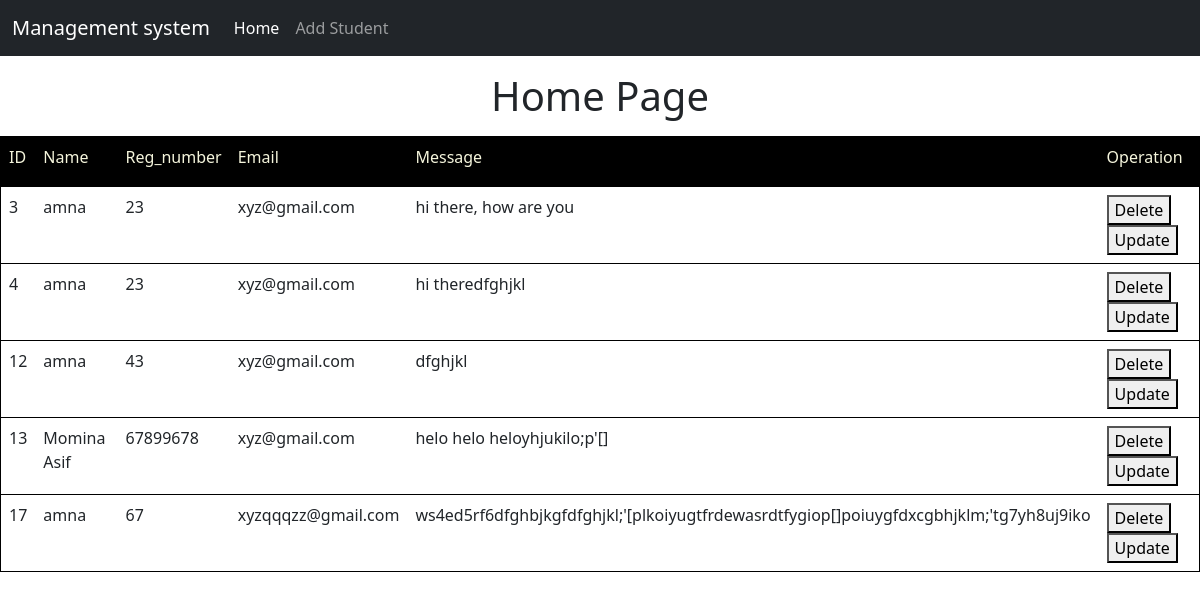
/crud/, run on the app's committed database.
### WEB/models.py (models this page shows)
class student(models.Model):
    name = models.CharField(max_length=50)
    reg_number = models.CharField(max_length=10)
    email = models.EmailField(max_length=254)
    message = models.TextField()

### WEB/views.py (the view)
# urls.py: path('crud/',views.crud, name='crud'),
def crud(request):
    return render(request,'WEB/crud.html',{'data':student.objects.all()})

### WEB/templates/web/crud.html (shortened to what this page needs)
<!doctype html>
<html lang="en">
  <head>
    <link href="https://cdn.jsdelivr.net/npm/bootstrap@5.1.3/dist/css/bootstrap.min.css" rel="stylesheet">
  </head>
  <body>
    {% include 'WEB/navbar.html' %}
    <h1 class="text-center my-3">Home Page</h1>
    <table width=600px style="border: 1px solid black;" class="table">
        <tr style="font-weight: 300; height: 50px; background-color: black; color: beige; border: 1px solid black;">
            <td>ID</td>
            <td>Name</td>
            <td>Reg_number</td>
            <td>Email</td>
            <td>Message</td>
            <td>Operation</td>
        </tr>
        {% for a in data %}
        <tr>
            <td>{{a.id}}</td>
            <td>{{a.name}}</td>
            <td>{{a.reg_number}}</td>
            <td>{{a.email}}</td>
            <td>{{a.message}}</td>
            <td>
                <a href="{% url 'delete' a.id %}"><button>Delete</button></a>
                <a href="{% url 'update' a.id %}"><button>Update</button></a>
            </td>
        </tr>
        {% endfor %}
    </table>
  </body>
</html>

### data on the page
student: id "3", name "amna", reg_number "23", email "xyz@gmail.com", message "hi there, how are you"
student: id "4", name "amna", reg_number "23", email "xyz@gmail.com", message "hi theredfghjkl"
student: id "12", name "amna", reg_number "43", email "xyz@gmail.com", message "dfghjkl"
student: id "13", name "Momina Asif", reg_number "67899678", email "xyz@gmail.com", message "helo helo heloyhjukilo;p'[]"
student: id "17", name "amna", reg_number "67", email "xyzqqqzz@gmail.com", message "ws4ed5rf6dfghbjkgfdfghjkl;'[plkoiyugtfrdewasrdtfygiop[]poiuygfdxcgbhjklm;'tg7yh8uj9iko"
